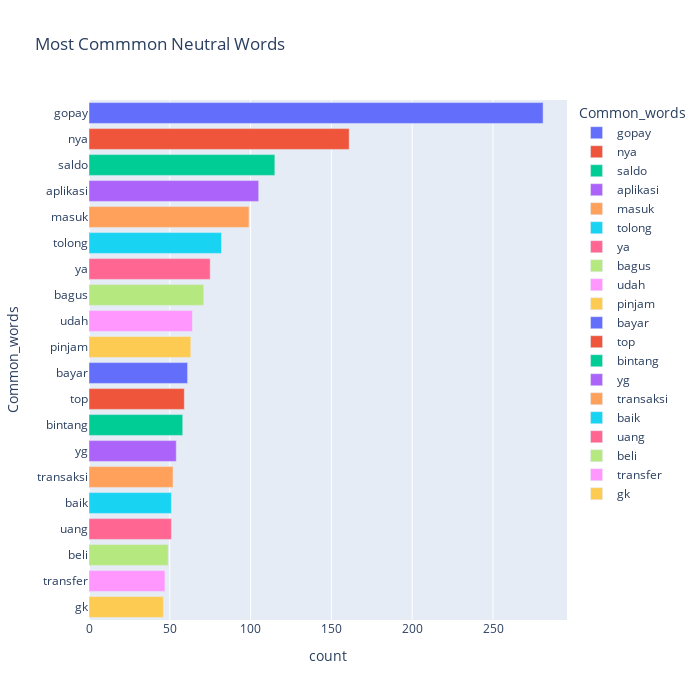

The notebook cell saved with this chart:
### Code cell
fig = px.bar(neutral, x="count", y="Common_words", title='Most Commmon Neutral Words', orientation='h', 
             width=700, height=700,color='Common_words')
fig.show()

### Figure 1 — Plotly figure (JSON) as saved in the notebook; plotly's stock layout.template omitted (floating-point values rounded to 4 significant figures)
{"data": [{"hovertemplate": "Common_words=%{y}<br>count=%{x}<extra></extra>", "legendgroup": "gopay", "marker": {"color": "#636efa", "pattern": {"shape": ""}}, "name": "gopay", "orientation": "h", "showlegend": true, "textposition": "auto", "type": "bar", "x": [281], "xaxis": "x", "y": ["gopay"], "yaxis": "y"}, {"hovertemplate": "Common_words=%{y}<br>count=%{x}<extra></extra>", "legendgroup": "nya", "marker": {"color": "#EF553B", "pattern": {"shape": ""}}, "name": "nya", "orientation": "h", "showlegend": true, "textposition": "auto", "type": "bar", "x": [161], "xaxis": "x", "y": ["nya"], "yaxis": "y"}, {"hovertemplate": "Common_words=%{y}<br>count=%{x}<extra></extra>", "legendgroup": "saldo", "marker": {"color": "#00cc96", "pattern": {"shape": ""}}, "name": "saldo", "orientation": "h", "showlegend": true, "textposition": "auto", "type": "bar", "x": [115], "xaxis": "x", "y": ["saldo"], "yaxis": "y"}, {"hovertemplate": "Common_words=%{y}<br>count=%{x}<extra></extra>", "legendgroup": "aplikasi", "marker": {"color": "#ab63fa", "pattern": {"shape": ""}}, "name": "aplikasi", "orientation": "h", "showlegend": true, "textposition": "auto", "type": "bar", "x": [105], "xaxis": "x", "y": ["aplikasi"], "yaxis": "y"}, {"hovertemplate": "Common_words=%{y}<br>count=%{x}<extra></extra>", "legendgroup": "masuk", "marker": {"color": "#FFA15A", "pattern": {"shape": ""}}, "name": "masuk", "orientation": "h", "showlegend": true, "textposition": "auto", "type": "bar", "x": [99], "xaxis": "x", "y": ["masuk"], "yaxis": "y"}, {"hovertemplate": "Common_words=%{y}<br>count=%{x}<extra></extra>", "legendgroup": "tolong", "marker": {"color": "#19d3f3", "pattern": {"shape": ""}}, "name": "tolong", "orientation": "h", "showlegend": true, "textposition": "auto", "type": "bar", "x": [82], "xaxis": "x", "y": ["tolong"], "yaxis": "y"}, {"hovertemplate": "Common_words=%{y}<br>count=%{x}<extra></extra>", "legendgroup": "ya", "marker": {"color": "#FF6692", "pattern": {"shape": ""}}, "name": "ya", "orientation": "h", "showlegend": true, "textposition": "auto", "type": "bar", "x": [75], "xaxis": "x", "y": ["ya"], "yaxis": "y"}, {"hovertemplate": "Common_words=%{y}<br>count=%{x}<extra></extra>", "legendgroup": "bagus", "marker": {"color": "#B6E880", "pattern": {"shape": ""}}, "name": "bagus", "orientation": "h", "showlegend": true, "textposition": "auto", "type": "bar", "x": [71], "xaxis": "x", "y": ["bagus"], "yaxis": "y"}, {"hovertemplate": "Common_words=%{y}<br>count=%{x}<extra></extra>", "legendgroup": "udah", "marker": {"color": "#FF97FF", "pattern": {"shape": ""}}, "name": "udah", "orientation": "h", "showlegend": true, "textposition": "auto", "type": "bar", "x": [64], "xaxis": "x", "y": ["udah"], "yaxis": "y"}, {"hovertemplate": "Common_words=%{y}<br>count=%{x}<extra></extra>", "legendgroup": "pinjam", "marker": {"color": "#FECB52", "pattern": {"shape": ""}}, "name": "pinjam", "orientation": "h", "showlegend": true, "textposition": "auto", "type": "bar", "x": [63], "xaxis": "x", "y": ["pinjam"], "yaxis": "y"}, {"hovertemplate": "Common_words=%{y}<br>count=%{x}<extra></extra>", "legendgroup": "bayar", "marker": {"color": "#636efa", "pattern": {"shape": ""}}, "name": "bayar", "orientation": "h", "showlegend": true, "textposition": "auto", "type": "bar", "x": [61], "xaxis": "x", "y": ["bayar"], "yaxis": "y"}, {"hovertemplate": "Common_words=%{y}<br>count=%{x}<extra></extra>", "legendgroup": "top", "marker": {"color": "#EF553B", "pattern": {"shape": ""}}, "name": "top", "orientation": "h", "showlegend": true, "textposition": "auto", "type": "bar", "x": [59], "xaxis": "x", "y": ["top"], "yaxis": "y"}, {"hovertemplate": "Common_words=%{y}<br>count=%{x}<extra></extra>", "legendgroup": "bintang", "marker": {"color": "#00cc96", "pattern": {"shape": ""}}, "name": "bintang", "orientation": "h", "showlegend": true, "textposition": "auto", "type": "bar", "x": [58], "xaxis": "x", "y": ["bintang"], "yaxis": "y"}, {"hovertemplate": "Common_words=%{y}<br>count=%{x}<extra></extra>", "legendgroup": "yg", "marker": {"color": "#ab63fa", "pattern": {"shape": ""}}, "name": "yg", "orientation": "h", "showlegend": true, "textposition": "auto", "type": "bar", "x": [54], "xaxis": "x", "y": ["yg"], "yaxis": "y"}, {"hovertemplate": "Common_words=%{y}<br>count=%{x}<extra></extra>", "legendgroup": "transaksi", "marker": {"color": "#FFA15A", "pattern": {"shape": ""}}, "name": "transaksi", "orientation": "h", "showlegend": true, "textposition": "auto", "type": "bar", "x": [52], "xaxis": "x", "y": ["transaksi"], "yaxis": "y"}, {"hovertemplate": "Common_words=%{y}<br>count=%{x}<extra></extra>", "legendgroup": "baik", "marker": {"color": "#19d3f3", "pattern": {"shape": ""}}, "name": "baik", "orientation": "h", "showlegend": true, "textposition": "auto", "type": "bar", "x": [51], "xaxis": "x", "y": ["baik"], "yaxis": "y"}, {"hovertemplate": "Common_words=%{y}<br>count=%{x}<extra></extra>", "legendgroup": "uang", "marker": {"color": "#FF6692", "pattern": {"shape": ""}}, "name": "uang", "orientation": "h", "showlegend": true, "textposition": "auto", "type": "bar", "x": [51], "xaxis": "x", "y": ["uang"], "yaxis": "y"}, {"hovertemplate": "Common_words=%{y}<br>count=%{x}<extra></extra>", "legendgroup": "beli", "marker": {"color": "#B6E880", "pattern": {"shape": ""}}, "name": "beli", "orientation": "h", "showlegend": true, "textposition": "auto", "type": "bar", "x": [49], "xaxis": "x", "y": ["beli"], "yaxis": "y"}, {"hovertemplate": "Common_words=%{y}<br>count=%{x}<extra></extra>", "legendgroup": "transfer", "marker": {"color": "#FF97FF", "pattern": {"shape": ""}}, "name": "transfer", "orientation": "h", "showlegend": true, "textposition": "auto", "type": "bar", "x": [47], "xaxis": "x", "y": ["transfer"], "yaxis": "y"}, {"hovertemplate": "Common_words=%{y}<br>count=%{x}<extra></extra>", "legendgroup": "gk", "marker": {"color": "#FECB52", "pattern": {"shape": ""}}, "name": "gk", "orientation": "h", "showlegend": true, "textposition": "auto", "type": "bar", "x": [46], "xaxis": "x", "y": ["gk"], "yaxis": "y"}], "layout": {"barmode": "relative", "height": 700, "legend": {"title": {"text": "Common_words"}, "tracegroupgap": 0}, "title": {"text": "Most Commmon Neutral Words"}, "width": 700, "xaxis": {"anchor": "y", "domain": [0, 1], "title": {"text": "count"}}, "yaxis": {"anchor": "x", "categoryarray": ["gk", "transfer", "beli", "uang", "baik", "transaksi", "yg", "bintang", "top", "bayar", "pinjam", "udah", "bagus", "ya", "tolong", "masuk", "aplikasi", "saldo", "nya", "gopay"], "categoryorder": "array", "domain": [0, 1], "title": {"text": "Common_words"}}}}
